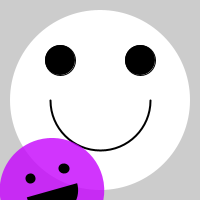
Frame 1 (no input)
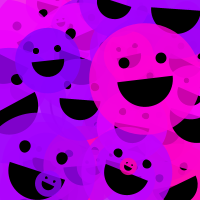
Frame 60 (the mouse pressed at the canvas centre just before this capture)
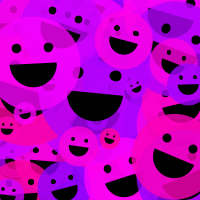
Frame 120 (the mouse held since frame 60 and released just before this capture)

The Processing sketch that drew these frames (run headless with seeded random() and noise(); from frame 60 on, the mouse is pressed at the canvas centre):

// Processing sketch: processing_10506
// ── processing_10506.pde

void setup() {
  size(200,200);
  frameRate(random(10,25));
  smooth();
  colorMode(HSB,100);
  //sitanokao
    noStroke();
    ellipse(100, 100, 180, 180);
    stroke(0);
    fill(0);
    ellipse(60, 60, 30, 30);
    ellipse(140, 60, 30, 30);
    noFill();
    strokeWeight(2);
    arc(100, 100, 100, 100, 0, PI);
}


void draw() {
  smooth();
  translate(random(width),random(height));
  rotate(random(-PI/6,PI/6));
  scale(random(0.2,2.0));
  drawSmile(0, 5);
}


void drawSmile(int x, int y){
    noStroke();
    fill(random(75,90),99,99,80);
    ellipse(x , x , x +60, x +60);
    strokeWeight(1);
    stroke(0);
    fill(0);
    ellipse(x -10, x -10, y, y);
    ellipse(x +10, x -10, y, y);
    noStroke();
    arc(x, x, 30, 30,0, PI);
}
